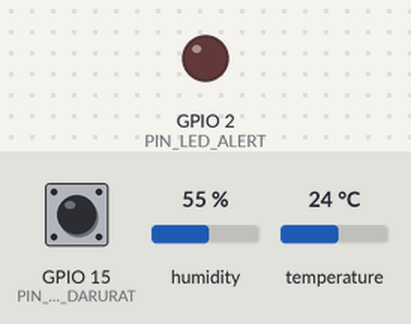
Recording of a program running on a simulated ESP32. Parts: output pins drawn as LEDs (lit = HIGH). The inputs (shaded band) are chosen by the test bench; at power-on: temperature 24 °C, GPIO 15 (PIN_TOMBOL_DARURAT) HIGH, humidity 55 %. What the program prints to the serial monitor is not drawn.

Above: at 3.2 s.
3.3 s: temperature set to 31.3 °C
7.5 s: temperature set to 32.3 °C
At 9.4 s:
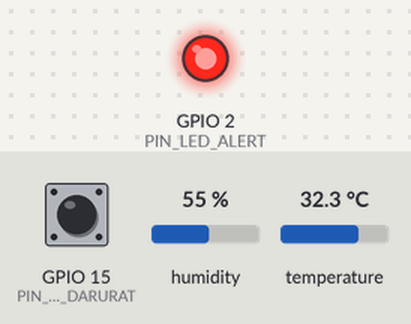
13.6 s: temperature set to 12 °C
At 16.7 s:
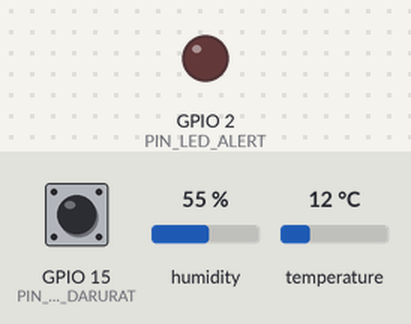
18.5 s: temperature set to 33 °C
At 21.0 s:
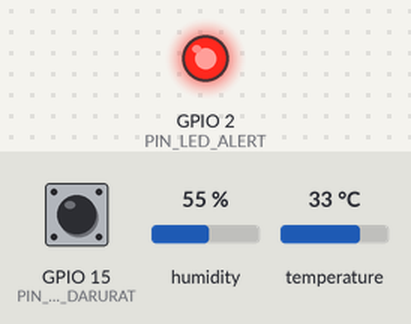
Timing chart, 0 to 22.5 s (numbered marks = the images above; inputs shaded):
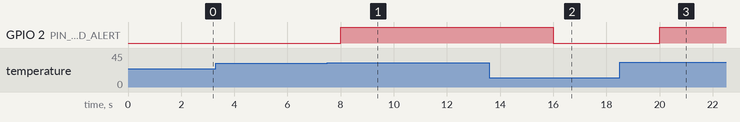

The program:

main.cpp
```cpp
#include <Arduino.h>
#include <DHT.h>
#include <ArduinoJson.h>

// Pin sesuai Lab-0
#define PIN_DHT 4
#define TIPE_DHT DHT22
#define PIN_LED_ALERT 2
#define PIN_TOMBOL_DARURAT 15

// 0 = blocking (delay), 1 = non-blocking (millis)
#define MODE_NON_BLOCKING 1

DHT dht(PIN_DHT, TIPE_DHT);

const unsigned long INTERVAL_NORMAL_MS = 2000;
const unsigned long INTERVAL_SIAGA_MS = 500;
const float AMBANG_SUHU_C = 32.0f;

unsigned long waktuBacaTerakhir = 0;
unsigned long nomorPaket = 0;
bool statusTombolSebelumnya = HIGH;
bool modeSiagaCepat = false;
bool tombolDaruratAktif = false;

void kirimTelemetriJson(float suhu, float kelembapan, bool alertSuhu) {
  JsonDocument doc;
  doc["device_id"] = "esp32-unib-node01";
  doc["seq"] = ++nomorPaket;
  doc["uptime_ms"] = millis();
  doc["mode"] = MODE_NON_BLOCKING ? "non-blocking" : "blocking";
  doc["telemetry_interval_ms"] = modeSiagaCepat ? INTERVAL_SIAGA_MS : INTERVAL_NORMAL_MS;
  doc["temp_c"] = suhu;
  doc["hum_pct"] = kelembapan;
  doc["alert_temp"] = alertSuhu;
  doc["emergency_button"] = tombolDaruratAktif;
  doc["rapid_mode"] = modeSiagaCepat;
  serializeJson(doc, Serial);
  Serial.println();
}

void prosesTombol() {
  bool statusTombol = digitalRead(PIN_TOMBOL_DARURAT);

  // Deteksi tepi tekan dengan debounce singkat
  if (statusTombol == LOW && statusTombolSebelumnya == HIGH) {
    delay(50);
    if (digitalRead(PIN_TOMBOL_DARURAT) == LOW) {
      tombolDaruratAktif = !tombolDaruratAktif;
      modeSiagaCepat = tombolDaruratAktif;
      Serial.printf(
        "{\"event\":\"emergency_button\",\"pressed_at_ms\":%lu,\"rapid_mode\":%s}\n",
        millis(), modeSiagaCepat ? "true" : "false"
      );
    }
  }
  statusTombolSebelumnya = statusTombol;
}

void bacaDanKirim() {
  float kelembapan = dht.readHumidity();
  float suhu = dht.readTemperature();

  if (isnan(suhu) || isnan(kelembapan)) {
    Serial.println("{\"error\":\"Pembacaan DHT22 gagal\"}");
    return;
  }

  bool alertSuhu = suhu >= AMBANG_SUHU_C;
  digitalWrite(PIN_LED_ALERT, (alertSuhu || tombolDaruratAktif) ? HIGH : LOW);
  kirimTelemetriJson(suhu, kelembapan, alertSuhu);
}

void setup() {
  Serial.begin(115200);
  pinMode(PIN_LED_ALERT, OUTPUT);
  pinMode(PIN_TOMBOL_DARURAT, INPUT_PULLUP);

  digitalWrite(PIN_LED_ALERT, LOW);
  pinMode(PIN_DHT, INPUT_PULLUP); // Pull-up internal pada jalur data DHT22
  dht.begin();

  Serial.println("{\"event\":\"boot\",\"msg\":\"Simpul IoT UNIB Aktif\"}");
  delay(2000);
  waktuBacaTerakhir = millis();
}

void loop() {
#if MODE_NON_BLOCKING == 0
  // Mode blocking untuk pembanding eksperimen.
  prosesTombol();
  delay(modeSiagaCepat ? INTERVAL_SIAGA_MS : INTERVAL_NORMAL_MS);
  bacaDanKirim();
#else
  // Mode non-blocking: tombol tetap diperiksa di setiap putaran loop.
  prosesTombol();
  unsigned long sekarang = millis();
  unsigned long intervalAktif = modeSiagaCepat ? INTERVAL_SIAGA_MS : INTERVAL_NORMAL_MS;

  if (sekarang - waktuBacaTerakhir >= intervalAktif) {
    waktuBacaTerakhir = sekarang;
    bacaDanKirim();
  }
#endif
}
```

Measured:
- the behaviour switches between 31.9 and 32 °C on temperature (found by bisection; images 0 and 1)
- after the input at 3.3 s, every drawn part: stays the same
- after the input at 7.5 s, GPIO 2 (PIN_LED_ALERT): LOW → HIGH after 0.51 s
- after the input at 13.6 s, GPIO 2 (PIN_LED_ALERT): HIGH → LOW after 2.4 s
- after the input at 18.5 s, GPIO 2 (PIN_LED_ALERT): LOW → HIGH after 1.5 s
